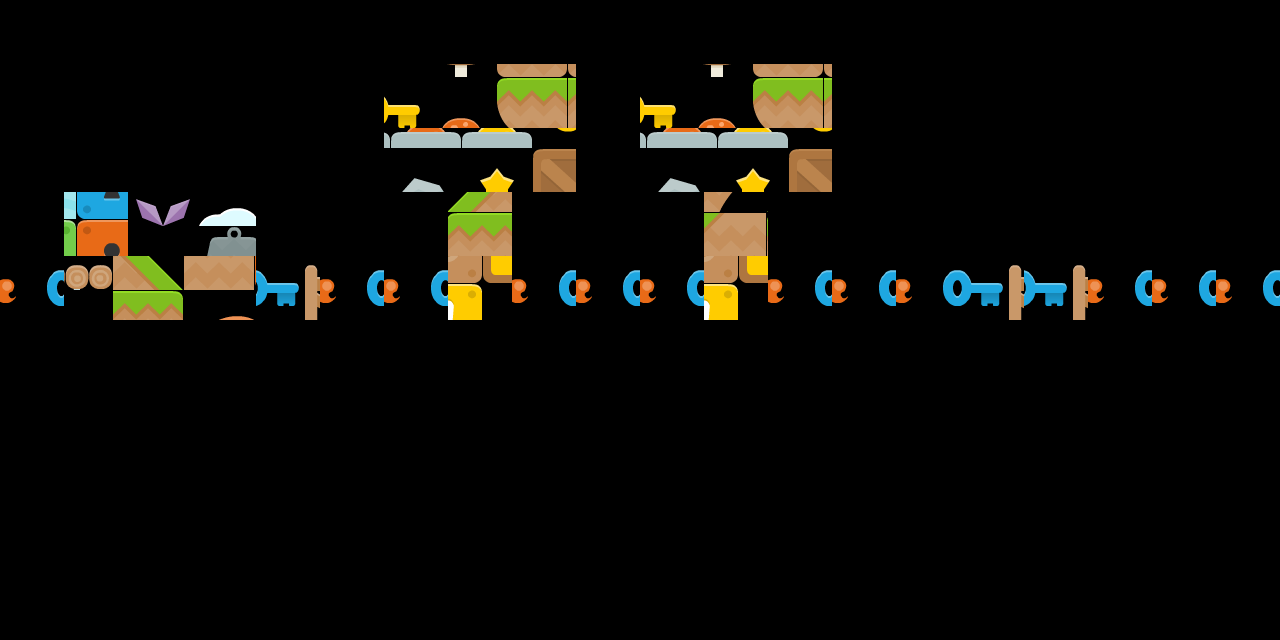

This is a level from a 2D game, rendered from its Tiled map with the project's own tilesets. A one-line summary and the map file follow, with tile-layer data summarised:
An orthogonal 20x10 tile map with 64x64 px tiles, 1 tile layer (background), 2 hidden layers not drawn.

<map version="1.0" orientation="orthogonal" width="20" height="10" tilewidth="64" tileheight="64">
 <tileset firstgid="1" name="test" tilewidth="64" tileheight="64">
  <image source="tileset.png" trans="ff00ff" width="512" height="640" />
 </tileset>
 <layer name="background" width="20" height="10">
  <data>[200 cells, 37 non-empty, 17 distinct tile ids]</data>
 </layer>
 <layer name="playground" width="20" height="10" visible="0">
  <data>[200 cells, 117 non-empty, 17 distinct tile ids]</data>
 </layer>
 <layer name="foreground" width="20" height="10" visible="0">
  <data>[200 cells, 25 non-empty, 12 distinct tile ids]</data>
 </layer>
</map>